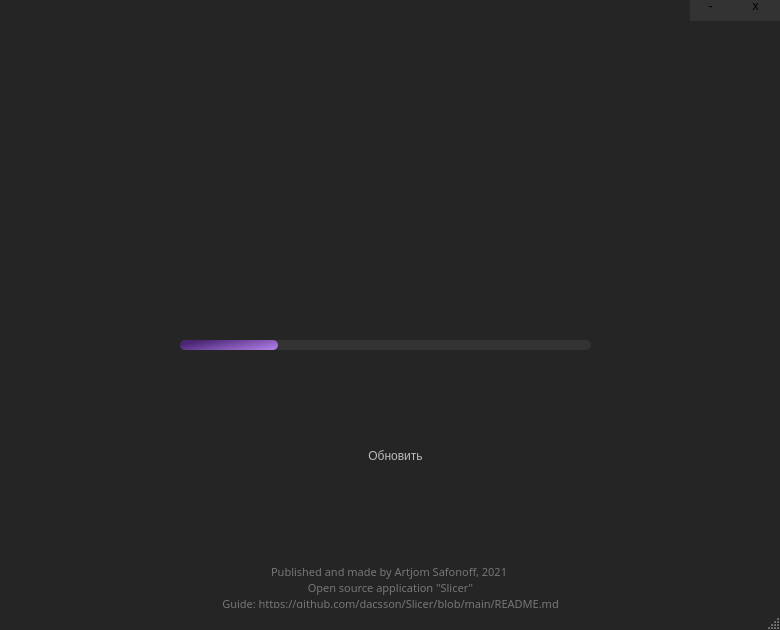
<?xml version="1.0" encoding="UTF-8"?>
<ui version="4.0">
 <class>MainWindow</class>
 <widget class="QMainWindow" name="MainWindow">
  <property name="windowModality">
   <enum>Qt::WindowModal</enum>
  </property>
  <property name="geometry">
   <rect>
    <x>0</x>
    <y>0</y>
    <width>780</width>
    <height>630</height>
   </rect>
  </property>
  <property name="sizePolicy">
   <sizepolicy hsizetype="Fixed" vsizetype="Fixed">
    <horstretch>0</horstretch>
    <verstretch>0</verstretch>
   </sizepolicy>
  </property>
  <property name="minimumSize">
   <size>
    <width>780</width>
    <height>630</height>
   </size>
  </property>
  <property name="maximumSize">
   <size>
    <width>780</width>
    <height>630</height>
   </size>
  </property>
  <property name="palette">
   <palette>
    <active>
     <colorrole role="WindowText">
      <brush brushstyle="SolidPattern">
       <color alpha="255">
        <red>183</red>
        <green>185</green>
        <blue>197</blue>
       </color>
      </brush>
     </colorrole>
     <colorrole role="Button">
      <brush brushstyle="SolidPattern">
       <color alpha="255">
        <red>41</red>
        <green>41</green>
        <blue>59</blue>
       </color>
      </brush>
     </colorrole>
     <colorrole role="BrightText">
      <brush brushstyle="SolidPattern">
       <color alpha="255">
        <red>183</red>
        <green>185</green>
        <blue>197</blue>
       </color>
      </brush>
     </colorrole>
     <colorrole role="ButtonText">
      <brush brushstyle="SolidPattern">
       <color alpha="255">
        <red>183</red>
        <green>185</green>
        <blue>197</blue>
       </color>
      </brush>
     </colorrole>
     <colorrole role="Base">
      <brush brushstyle="SolidPattern">
       <color alpha="255">
        <red>255</red>
        <green>255</green>
        <blue>255</blue>
       </color>
      </brush>
     </colorrole>
     <colorrole role="Window">
      <brush brushstyle="SolidPattern">
       <color alpha="255">
        <red>37</red>
        <green>37</green>
        <blue>38</blue>
       </color>
      </brush>
     </colorrole>
     <colorrole role="Link">
      <brush brushstyle="SolidPattern">
       <color alpha="255">
        <red>255</red>
        <green>255</green>
        <blue>255</blue>
       </color>
      </brush>
     </colorrole>
    </active>
    <inactive>
     <colorrole role="WindowText">
      <brush brushstyle="SolidPattern">
       <color alpha="255">
        <red>183</red>
        <green>185</green>
        <blue>197</blue>
       </color>
      </brush>
     </colorrole>
     <colorrole role="Button">
      <brush brushstyle="SolidPattern">
       <color alpha="255">
        <red>41</red>
        <green>41</green>
        <blue>59</blue>
       </color>
      </brush>
     </colorrole>
     <colorrole role="BrightText">
      <brush brushstyle="SolidPattern">
       <color alpha="255">
        <red>183</red>
        <green>185</green>
        <blue>197</blue>
       </color>
      </brush>
     </colorrole>
     <colorrole role="ButtonText">
      <brush brushstyle="SolidPattern">
       <color alpha="255">
        <red>183</red>
        <green>185</green>
        <blue>197</blue>
       </color>
      </brush>
     </colorrole>
     <colorrole role="Base">
      <brush brushstyle="SolidPattern">
       <color alpha="255">
        <red>255</red>
        <green>255</green>
        <blue>255</blue>
       </color>
      </brush>
     </colorrole>
     <colorrole role="Window">
      <brush brushstyle="SolidPattern">
       <color alpha="255">
        <red>37</red>
        <green>37</green>
        <blue>38</blue>
       </color>
      </brush>
     </colorrole>
     <colorrole role="Link">
      <brush brushstyle="SolidPattern">
       <color alpha="255">
        <red>255</red>
        <green>255</green>
        <blue>255</blue>
       </color>
      </brush>
     </colorrole>
    </inactive>
    <disabled>
     <colorrole role="WindowText">
      <brush brushstyle="SolidPattern">
       <color alpha="255">
        <red>120</red>
        <green>120</green>
        <blue>120</blue>
       </color>
      </brush>
     </colorrole>
     <colorrole role="Button">
      <brush brushstyle="SolidPattern">
       <color alpha="255">
        <red>41</red>
        <green>41</green>
        <blue>59</blue>
       </color>
      </brush>
     </colorrole>
     <colorrole role="BrightText">
      <brush brushstyle="SolidPattern">
       <color alpha="255">
        <red>183</red>
        <green>185</green>
        <blue>197</blue>
       </color>
      </brush>
     </colorrole>
     <colorrole role="ButtonText">
      <brush brushstyle="SolidPattern">
       <color alpha="255">
        <red>120</red>
        <green>120</green>
        <blue>120</blue>
       </color>
      </brush>
     </colorrole>
     <colorrole role="Base">
      <brush brushstyle="SolidPattern">
       <color alpha="255">
        <red>37</red>
        <green>37</green>
        <blue>38</blue>
       </color>
      </brush>
     </colorrole>
     <colorrole role="Window">
      <brush brushstyle="SolidPattern">
       <color alpha="255">
        <red>37</red>
        <green>37</green>
        <blue>38</blue>
       </color>
      </brush>
     </colorrole>
     <colorrole role="Link">
      <brush brushstyle="SolidPattern">
       <color alpha="255">
        <red>255</red>
        <green>255</green>
        <blue>255</blue>
       </color>
      </brush>
     </colorrole>
    </disabled>
   </palette>
  </property>
  <property name="mouseTracking">
   <bool>true</bool>
  </property>
  <property name="windowTitle">
   <string>Slicer</string>
  </property>
  <property name="autoFillBackground">
   <bool>false</bool>
  </property>
  <property name="styleSheet">
   <string notr="true">#MainWindow {
	
	border-image:url(:/background.png);
}</string>
  </property>
  <property name="dockOptions">
   <set>QMainWindow::AllowTabbedDocks|QMainWindow::AnimatedDocks</set>
  </property>
  <widget class="QWidget" name="centralwidget">
   <widget class="QPushButton" name="Test">
    <property name="geometry">
     <rect>
      <x>370</x>
      <y>250</y>
      <width>51</width>
      <height>51</height>
     </rect>
    </property>
    <property name="mouseTracking">
     <bool>true</bool>
    </property>
    <property name="styleSheet">
     <string notr="true">#Test {
background-color: none;
border: none;
border-image: url(:/test.png);
}
#Test:pressed {
	background-color:rgb(51, 51, 52);
	border-image: url(:/small_test.png);
}

#Test:hover {
	background-color:rgb(51, 51, 52);
}</string>
    </property>
    <property name="text">
     <string/>
    </property>
    <property name="iconSize">
     <size>
      <width>70</width>
      <height>70</height>
     </size>
    </property>
    <property name="checkable">
     <bool>false</bool>
    </property>
    <property name="checked">
     <bool>false</bool>
    </property>
    <property name="flat">
     <bool>false</bool>
    </property>
   </widget>
   <widget class="QPushButton" name="Paper">
    <property name="geometry">
     <rect>
      <x>540</x>
      <y>250</y>
      <width>51</width>
      <height>51</height>
     </rect>
    </property>
    <property name="styleSheet">
     <string notr="true">#Paper {
background-color: none;
border: none;
border-image: url(:/check.png);
}
#Paper:pressed {
	background-color: rgb(51, 51, 52);
	border-image: url(:/small_check.png);
}

#Paper:hover {

	background-color: rgb(51, 51, 52);
}</string>
    </property>
    <property name="text">
     <string/>
    </property>
    <property name="iconSize">
     <size>
      <width>40</width>
      <height>40</height>
     </size>
    </property>
    <property name="checkable">
     <bool>false</bool>
    </property>
    <property name="checked">
     <bool>false</bool>
    </property>
    <property name="flat">
     <bool>false</bool>
    </property>
   </widget>
   <widget class="QPushButton" name="Settings">
    <property name="geometry">
     <rect>
      <x>180</x>
      <y>250</y>
      <width>51</width>
      <height>51</height>
     </rect>
    </property>
    <property name="styleSheet">
     <string notr="true">#Settings {
background-color: none;
border: none;
border-image: url(:/settings.png);
}
#Settings:pressed {
	background-color: rgb(51, 51, 52);
	border-image: url(:/small_settings.png);
}

#Settings:hover {
	background-color: rgb(51, 51, 52);
}
</string>
    </property>
    <property name="text">
     <string/>
    </property>
    <property name="iconSize">
     <size>
      <width>40</width>
      <height>40</height>
     </size>
    </property>
    <property name="checkable">
     <bool>false</bool>
    </property>
    <property name="checked">
     <bool>false</bool>
    </property>
    <property name="flat">
     <bool>false</bool>
    </property>
   </widget>
   <widget class="QPushButton" name="execute">
    <property name="geometry">
     <rect>
      <x>730</x>
      <y>-10</y>
      <width>51</width>
      <height>31</height>
     </rect>
    </property>
    <property name="styleSheet">
     <string notr="true">#execute {
background-color:rgb(51, 51, 52);
border: none;

}
#execute:pressed {
	background-color: #646464;
}

#execute:hover {
	background-color: rgb(255, 0, 0);
}</string>
    </property>
    <property name="text">
     <string>x</string>
    </property>
   </widget>
   <widget class="QPushButton" name="swish">
    <property name="geometry">
     <rect>
      <x>690</x>
      <y>-10</y>
      <width>41</width>
      <height>31</height>
     </rect>
    </property>
    <property name="styleSheet">
     <string notr="true">#swish {
background-color:rgb(51, 51, 52);
border: none;
}
#swish:pressed {
	background-color: #646464;
}

#swish:hover {
	background-color: rgb(119, 119, 121);
}</string>
    </property>
    <property name="text">
     <string>-</string>
    </property>
   </widget>
   <widget class="QPushButton" name="logo">
    <property name="geometry">
     <rect>
      <x>0</x>
      <y>0</y>
      <width>31</width>
      <height>31</height>
     </rect>
    </property>
    <property name="styleSheet">
     <string notr="true">#logo {
background-color: none;
border: none;
border-image: url(:/icon.png);
}
</string>
    </property>
    <property name="text">
     <string/>
    </property>
   </widget>
   <widget class="QProgressBar" name="progress">
    <property name="geometry">
     <rect>
      <x>180</x>
      <y>340</y>
      <width>411</width>
      <height>10</height>
     </rect>
    </property>
    <property name="styleSheet">
     <string notr="true">#progress {
	background:rgb(51, 51, 52);
	color:rgb(51, 51, 52);
	border-radius: 5px;
	text-align: right;
	font-size: 1px;
}

QProgressBar::chunk {
background-color: qlineargradient(spread:pad, x1:0, y1:0.5, x2:1, y2:1, stop:0 rgba(75, 38, 117, 255), stop:1 rgba(183, 132, 239, 255));
border-radius: 5px;
}</string>
    </property>
    <property name="value">
     <number>24</number>
    </property>
   </widget>
   <widget class="QPushButton" name="pass">
    <property name="geometry">
     <rect>
      <x>350</x>
      <y>440</y>
      <width>91</width>
      <height>31</height>
     </rect>
    </property>
    <property name="styleSheet">
     <string notr="true">#pass {
	border-image: url(:/grad.png);
	border: none;
	border-radius: 10px;
	color:rgb(187, 187, 191)
}

#pass:hover {
	border-image:url(:/light_grad.png);
	border-radius: 5px;
}</string>
    </property>
    <property name="text">
     <string>Обновить</string>
    </property>
   </widget>
   <widget class="QTextBrowser" name="Readin_2">
    <property name="geometry">
     <rect>
      <x>200</x>
      <y>560</y>
      <width>381</width>
      <height>61</height>
     </rect>
    </property>
    <property name="palette">
     <palette>
      <active>
       <colorrole role="WindowText">
        <brush brushstyle="SolidPattern">
         <color alpha="255">
          <red>234</red>
          <green>234</green>
          <blue>234</blue>
         </color>
        </brush>
       </colorrole>
       <colorrole role="Button">
        <brush brushstyle="SolidPattern">
         <color alpha="255">
          <red>37</red>
          <green>37</green>
          <blue>38</blue>
         </color>
        </brush>
       </colorrole>
       <colorrole role="Text">
        <brush brushstyle="SolidPattern">
         <color alpha="255">
          <red>234</red>
          <green>234</green>
          <blue>234</blue>
         </color>
        </brush>
       </colorrole>
       <colorrole role="ButtonText">
        <brush brushstyle="SolidPattern">
         <color alpha="255">
          <red>234</red>
          <green>234</green>
          <blue>234</blue>
         </color>
        </brush>
       </colorrole>
       <colorrole role="Base">
        <brush brushstyle="SolidPattern">
         <color alpha="255">
          <red>37</red>
          <green>37</green>
          <blue>38</blue>
         </color>
        </brush>
       </colorrole>
       <colorrole role="Window">
        <brush brushstyle="SolidPattern">
         <color alpha="255">
          <red>37</red>
          <green>37</green>
          <blue>38</blue>
         </color>
        </brush>
       </colorrole>
       <colorrole role="PlaceholderText">
        <brush brushstyle="NoBrush">
         <color alpha="128">
          <red>234</red>
          <green>234</green>
          <blue>234</blue>
         </color>
        </brush>
       </colorrole>
      </active>
      <inactive>
       <colorrole role="WindowText">
        <brush brushstyle="SolidPattern">
         <color alpha="255">
          <red>234</red>
          <green>234</green>
          <blue>234</blue>
         </color>
        </brush>
       </colorrole>
       <colorrole role="Button">
        <brush brushstyle="SolidPattern">
         <color alpha="255">
          <red>37</red>
          <green>37</green>
          <blue>38</blue>
         </color>
        </brush>
       </colorrole>
       <colorrole role="Text">
        <brush brushstyle="SolidPattern">
         <color alpha="255">
          <red>234</red>
          <green>234</green>
          <blue>234</blue>
         </color>
        </brush>
       </colorrole>
       <colorrole role="ButtonText">
        <brush brushstyle="SolidPattern">
         <color alpha="255">
          <red>234</red>
          <green>234</green>
          <blue>234</blue>
         </color>
        </brush>
       </colorrole>
       <colorrole role="Base">
        <brush brushstyle="SolidPattern">
         <color alpha="255">
          <red>37</red>
          <green>37</green>
          <blue>38</blue>
         </color>
        </brush>
       </colorrole>
       <colorrole role="Window">
        <brush brushstyle="SolidPattern">
         <color alpha="255">
          <red>37</red>
          <green>37</green>
          <blue>38</blue>
         </color>
        </brush>
       </colorrole>
       <colorrole role="PlaceholderText">
        <brush brushstyle="NoBrush">
         <color alpha="128">
          <red>234</red>
          <green>234</green>
          <blue>234</blue>
         </color>
        </brush>
       </colorrole>
      </inactive>
      <disabled>
       <colorrole role="WindowText">
        <brush brushstyle="SolidPattern">
         <color alpha="255">
          <red>234</red>
          <green>234</green>
          <blue>234</blue>
         </color>
        </brush>
       </colorrole>
       <colorrole role="Button">
        <brush brushstyle="SolidPattern">
         <color alpha="255">
          <red>37</red>
          <green>37</green>
          <blue>38</blue>
         </color>
        </brush>
       </colorrole>
       <colorrole role="Text">
        <brush brushstyle="SolidPattern">
         <color alpha="255">
          <red>234</red>
          <green>234</green>
          <blue>234</blue>
         </color>
        </brush>
       </colorrole>
       <colorrole role="ButtonText">
        <brush brushstyle="SolidPattern">
         <color alpha="255">
          <red>234</red>
          <green>234</green>
          <blue>234</blue>
         </color>
        </brush>
       </colorrole>
       <colorrole role="Base">
        <brush brushstyle="SolidPattern">
         <color alpha="255">
          <red>37</red>
          <green>37</green>
          <blue>38</blue>
         </color>
        </brush>
       </colorrole>
       <colorrole role="Window">
        <brush brushstyle="SolidPattern">
         <color alpha="255">
          <red>37</red>
          <green>37</green>
          <blue>38</blue>
         </color>
        </brush>
       </colorrole>
       <colorrole role="PlaceholderText">
        <brush brushstyle="NoBrush">
         <color alpha="128">
          <red>234</red>
          <green>234</green>
          <blue>234</blue>
         </color>
        </brush>
       </colorrole>
      </disabled>
     </palette>
    </property>
    <property name="font">
     <font>
      <family>Cyr</family>
      <pointsize>-1</pointsize>
      <weight>50</weight>
      <italic>false</italic>
      <bold>false</bold>
     </font>
    </property>
    <property name="styleSheet">
     <string notr="true">#Readin_2 {
background-color:rgb(37, 37, 38);
border: none;
font: Terminator Cyr;
color: rgb(234, 234, 234);
font-size:20px;
}</string>
    </property>
    <property name="html">
     <string>&lt;!DOCTYPE HTML PUBLIC &quot;-//W3C//DTD HTML 4.0//EN&quot; &quot;http://www.w3.org/TR/REC-html40/strict.dtd&quot;&gt;
&lt;html&gt;&lt;head&gt;&lt;meta name=&quot;qrichtext&quot; content=&quot;1&quot; /&gt;&lt;style type=&quot;text/css&quot;&gt;
p, li { white-space: pre-wrap; }
&lt;/style&gt;&lt;/head&gt;&lt;body style=&quot; font-family:'Cyr'; font-size:20px; font-weight:400; font-style:normal;&quot;&gt;
&lt;p align=&quot;center&quot; style=&quot; margin-top:0px; margin-bottom:0px; margin-left:0px; margin-right:0px; -qt-block-indent:0; text-indent:0px;&quot;&gt;&lt;span style=&quot; font-size:8.25pt; color:#767678;&quot;&gt;Published and made by Artjom Safonoff, 2021 &lt;/span&gt;&lt;/p&gt;
&lt;p align=&quot;center&quot; style=&quot; margin-top:0px; margin-bottom:0px; margin-left:0px; margin-right:0px; -qt-block-indent:0; text-indent:0px;&quot;&gt;&lt;span style=&quot; font-size:8.25pt; color:#767678;&quot;&gt;Open source application &amp;quot;Slicer&amp;quot;&lt;/span&gt;&lt;/p&gt;
&lt;p align=&quot;center&quot; style=&quot; margin-top:0px; margin-bottom:0px; margin-left:0px; margin-right:0px; -qt-block-indent:0; text-indent:0px;&quot;&gt;&lt;span style=&quot; font-size:8.25pt; color:#767678;&quot;&gt;Guide: https://github.com/dacsson/Slicer/blob/main/README.md&lt;/span&gt;&lt;/p&gt;&lt;/body&gt;&lt;/html&gt;</string>
    </property>
   </widget>
  </widget>
  <widget class="QMenuBar" name="menubar">
   <property name="geometry">
    <rect>
     <x>0</x>
     <y>0</y>
     <width>780</width>
     <height>21</height>
    </rect>
   </property>
  </widget>
  <widget class="QStatusBar" name="statusbar"/>
 </widget>
 <resources/>
 <connections/>
</ui>
